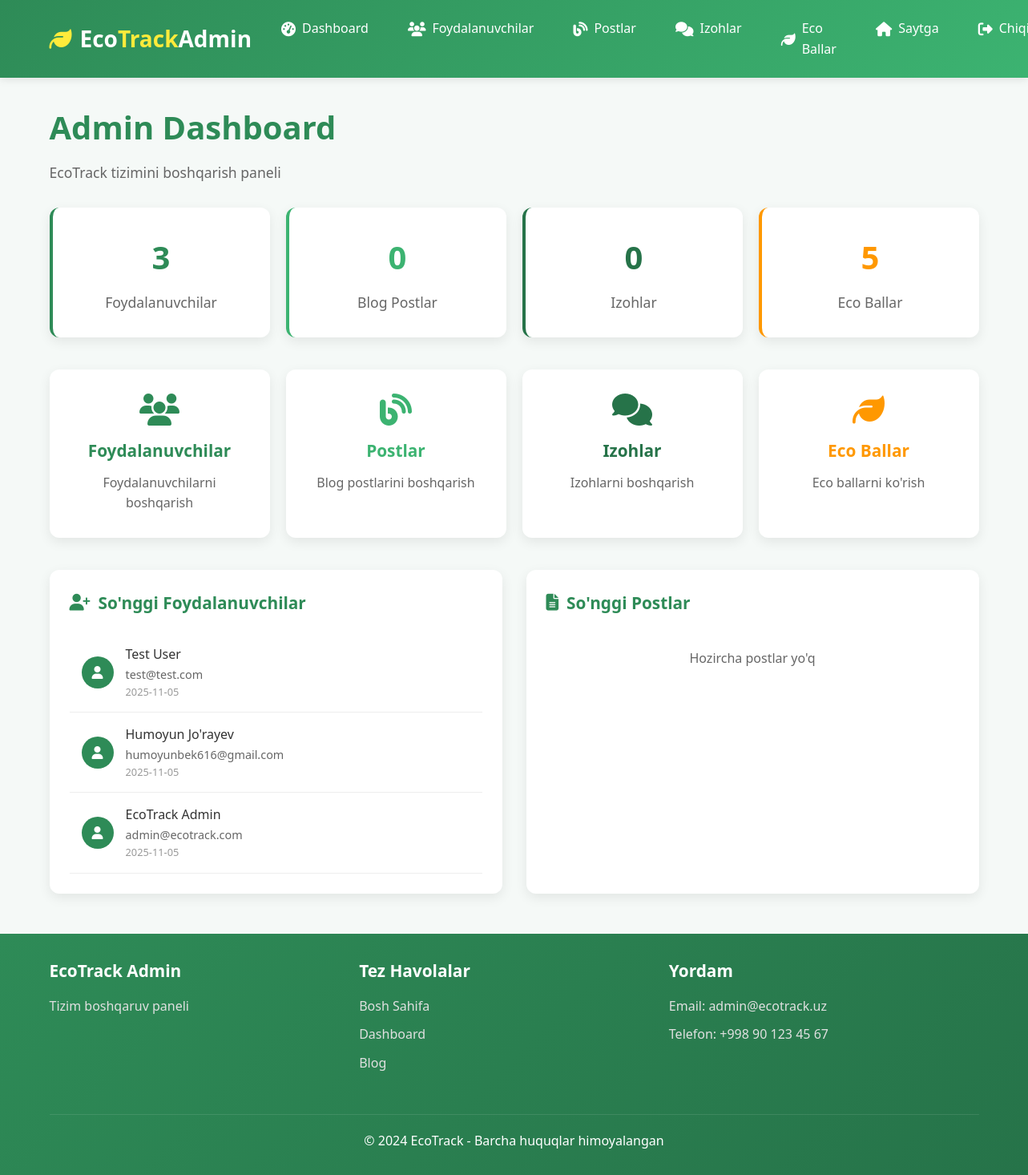
The page /admin (signed in) on the database its author committed.
### app.py (models this page shows, shortened)
class User(UserMixin, db.Model):
    id = db.Column(db.Integer, primary_key=True)
    name = db.Column(db.String(100), nullable=False)
    email = db.Column(db.String(100), unique=True, nullable=False)
    password_hash = db.Column(db.String(200), nullable=False)
    created_at = db.Column(db.DateTime, default=datetime.utcnow)
    is_admin = db.Column(db.Boolean, default=False)

### app.py (the view)
@app.route('/admin')
@login_required
def admin_dashboard():
    if not current_user.is_admin:
        flash('Sizda admin huquqi yo\'q', 'error')
        return redirect(url_for('index'))
    try:
        total_users = User.query.count()
        total_posts = BlogPost.query.count()
        total_comments = PostComment.query.count()
        total_eco_points = EcoPoint.query.count()
        stats = {
            'total_users': total_users,
            'total_posts': total_posts,
            'total_comments': total_comments,
            'total_eco_points': total_eco_points
        }
        recent_users = User.query.order_by(User.created_at.desc()).limit(5).all()
        recent_posts = BlogPost.query.order_by(BlogPost.created_at.desc()).limit(5).all()
        return render_template('admin_dashboard.html',
                             stats=stats,
                             recent_users=recent_users,
                             recent_posts=recent_posts)
    except Exception as e:
        print(f"Admin dashboard error: {str(e)}")
        flash('Admin panelini yuklashda xatolik', 'error')
        return redirect(url_for('index'))

### app.py (called while the page is built)
@login_manager.user_loader
def load_user(user_id):
    return User.query.get(int(user_id))

### templates/admin/admin_dashboard.html (shortened to what this page needs)
<!DOCTYPE html>
<html lang="uz">
<head>
    <link rel="stylesheet" href="https://cdnjs.cloudflare.com/ajax/libs/font-awesome/6.4.0/css/all.min.css">
</head>
<body>
    <header>
        <div class="container">
            <div class="header-content">
                <div class="logo">
                    <i class="fas fa-leaf"></i>
                    Eco<span>Track</span> Admin
                </div>
                <nav>
                    <ul>
                        <li><a href="/admin"><i class="fas fa-tachometer-alt"></i> Dashboard</a></li>
                        <li><a href="/admin/users"><i class="fas fa-users"></i> Foydalanuvchilar</a></li>
                        <li><a href="/admin/posts"><i class="fas fa-blog"></i> Postlar</a></li>
                        <li><a href="/admin/comments"><i class="fas fa-comments"></i> Izohlar</a></li>
                        <li><a href="/admin/eco-points"><i class="fas fa-leaf"></i> Eco Ballar</a></li>
                        <li><a href="/"><i class="fas fa-home"></i> Saytga</a></li>
                        <li><a href="/logout"><i class="fas fa-sign-out-alt"></i> Chiqish</a></li>
                    </ul>
                </nav>
            </div>
        </div>
    </header>
    <div class="container">
        <div class="admin-header">
            <h1>Admin Dashboard</h1>
            <p>EcoTrack tizimini boshqarish paneli</p>
        </div>
        <div class="stats-grid">
            <div class="stat-card">
                <div class="stat-number">{{ stats.total_users }}</div>
                <div class="stat-label">Foydalanuvchilar</div>
            </div>
            <div class="stat-card">
                <div class="stat-number">{{ stats.total_posts }}</div>
                <div class="stat-label">Blog Postlar</div>
            </div>
            <div class="stat-card">
                <div class="stat-number">{{ stats.total_comments }}</div>
                <div class="stat-label">Izohlar</div>
            </div>
            <div class="stat-card">
                <div class="stat-number">{{ stats.total_eco_points }}</div>
                <div class="stat-label">Eco Ballar</div>
            </div>
        </div>
        <div class="admin-nav">
            <a href="/admin/users" class="admin-nav-card">
                <i class="fas fa-users"></i>
                <h3>Foydalanuvchilar</h3>
                <p>Foydalanuvchilarni boshqarish</p>
            </a>
            <a href="/admin/posts" class="admin-nav-card">
                <i class="fas fa-blog"></i>
                <h3>Postlar</h3>
                <p>Blog postlarini boshqarish</p>
            </a>
            <a href="/admin/comments" class="admin-nav-card">
                <i class="fas fa-comments"></i>
                <h3>Izohlar</h3>
                <p>Izohlarni boshqarish</p>
            </a>
            <a href="/admin/eco-points" class="admin-nav-card">
                <i class="fas fa-leaf"></i>
                <h3>Eco Ballar</h3>
                <p>Eco ballarni ko'rish</p>
            </a>
        </div>
        <div class="recent-activity">
            <div class="recent-section">
                <h3><i class="fas fa-user-plus"></i> So'nggi Foydalanuvchilar</h3>
                {% if recent_users %}
                    {% for user in recent_users %}
                    <div class="user-item">
                        <div class="user-avatar">
                            <i class="fas fa-user"></i>
                        </div>
                        <div class="user-info">
                            <div>{{ user.name }}</div>
                            <div class="user-email">{{ user.email }}</div>
                            <div class="user-date">{{ user.created_at.strftime('%Y-%m-%d') }}</div>
                        </div>
                    </div>
                    {% endfor %}
                {% else %}
                    <div class="no-data">Hozircha foydalanuvchilar yo'q</div>
                {% endif %}
            </div>
            <div class="recent-section">
                <h3><i class="fas fa-file-alt"></i> So'nggi Postlar</h3>
                {% if recent_posts %}
                    {% for post in recent_posts %}
                    <div class="post-item">
                        <div>
                            <div class="post-title">{{ post.title }}</div>
                            <div class="post-content">{{ post.content[:100] }}...</div>
                            <div class="post-date">{{ post.created_at.strftime('%Y-%m-%d') }}</div>
                        </div>
                    </div>
                    {% endfor %}
                {% else %}
                    <div class="no-data">Hozircha postlar yo'q</div>
                {% endif %}
            </div>
        </div>
    </div>
    <footer>
        <div class="container">
            <div class="footer-content">
                <div class="footer-section">
                    <h3>EcoTrack Admin</h3>
                    <p>Tizim boshqaruv paneli</p>
                </div>
                <div class="footer-section">
                    <h3>Tez Havolalar</h3>
                    <a href="/">Bosh Sahifa</a>
                    <a href="/dashboard">Dashboard</a>
                    <a href="/blog">Blog</a>
                </div>
                <div class="footer-section">
                    <h3>Yordam</h3>
                    <p>Email: admin@ecotrack.uz</p>
                    <p>Telefon: +998 90 123 45 67</p>
                </div>
            </div>
            <div class="copyright">
                <p>&copy; 2024 EcoTrack - Barcha huquqlar himoyalangan</p>
            </div>
        </div>
    </footer>
</body>
</html>

### templates/admin/admin_dashboard.html (style rules this page uses)
* { margin: 0; padding: 0; box-sizing: border-box; font-family: 'Segoe UI', Tahoma, Geneva, Verdana, sans-serif; }
body { background-color: #f5f9f7; color: #333; line-height: 1.6; }
.container { max-width: 1200px; margin: 0 auto; padding: 0 20px; }
header { background: linear-gradient(135deg, #2e8b57, #3cb371); color: white; padding: 15px 0; box-shadow: 0 2px 10px rgba(0, 0, 0, 0.1); }
.header-content { display: flex; justify-content: space-between; align-items: center; }
.logo { font-size: 28px; font-weight: bold; display: flex; align-items: center; }
.logo i { margin-right: 10px; color: #ffeb3b; }
.logo span { color: #ffeb3b; }
nav ul { display: flex; list-style: none; }
nav ul li { margin-left: 25px; }
nav ul li a { color: white; text-decoration: none; font-weight: 500; transition: color 0.3s; display: flex; align-items: center; padding: 8px 12px; border-radius: 5px; }
nav ul li a i { margin-right: 8px; font-size: 18px; }
.admin-header { margin: 30px 0; }
.admin-header h1 { color: #2e8b57; margin-bottom: 10px; font-size: 2.5rem; }
.admin-header p { color: #666; font-size: 1.1rem; }
.stats-grid { display: grid; grid-template-columns: repeat(auto-fit, minmax(250px, 1fr)); gap: 20px; margin-bottom: 40px; }
.stat-card { background: white; padding: 30px; border-radius: 12px; box-shadow: 0 5px 15px rgba(0, 0, 0, 0.08); text-align: center; border-left: 4px solid #2e8b57; }
.stat-card:nth-child(2) { border-left-color: #3cb371; }
.stat-card:nth-child(3) { border-left-color: #267349; }
.stat-card:nth-child(4) { border-left-color: #ff9800; }
.stat-number { font-size: 2.5rem; color: #2e8b57; font-weight: bold; margin-bottom: 10px; }
.stat-card:nth-child(2) .stat-number { color: #3cb371; }
.stat-card:nth-child(3) .stat-number { color: #267349; }
.stat-card:nth-child(4) .stat-number { color: #ff9800; }
.stat-label { color: #666; font-size: 1.1rem; }
.admin-nav { display: grid; grid-template-columns: repeat(auto-fit, minmax(200px, 1fr)); gap: 20px; margin-bottom: 40px; }
.admin-nav-card { background: white; padding: 30px; border-radius: 12px; box-shadow: 0 5px 15px rgba(0, 0, 0, 0.08); text-decoration: none; color: inherit; text-align: center; transition: all 0.3s ease; }
.admin-nav-card i { font-size: 2.5rem; color: #2e8b57; margin-bottom: 15px; }
.admin-nav-card:nth-child(2) i { color: #3cb371; }
.admin-nav-card:nth-child(3) i { color: #267349; }
.admin-nav-card:nth-child(4) i { color: #ff9800; }
.admin-nav-card h3 { color: #2e8b57; margin-bottom: 10px; font-size: 1.3rem; }
.admin-nav-card:nth-child(2) h3 { color: #3cb371; }
.admin-nav-card:nth-child(3) h3 { color: #267349; }
.admin-nav-card:nth-child(4) h3 { color: #ff9800; }
.admin-nav-card p { color: #666; }
.recent-activity { display: grid; grid-template-columns: 1fr 1fr; gap: 30px; }
.recent-section { background: white; padding: 25px; border-radius: 12px; box-shadow: 0 5px 15px rgba(0, 0, 0, 0.08); }
.recent-section h3 { color: #2e8b57; margin-bottom: 20px; display: flex; align-items: center; font-size: 1.3rem; }
.recent-section h3 i { margin-right: 10px; }
.user-item, .post-item { padding: 15px; border-bottom: 1px solid #eee; display: flex; align-items: center; }
.user-avatar { width: 40px; height: 40px; background: #2e8b57; border-radius: 50%; display: flex; align-items: center; justify-content: center; color: white; margin-right: 15px; }
.user-info div:first-child { font-weight: 500; }
.user-email { color: #666; font-size: 0.9rem; }
.user-date { color: #999; font-size: 0.8rem; }
.no-data { color: #666; text-align: center; padding: 20px; }
footer { background: linear-gradient(135deg, #2e8b57, #267349); color: white; padding: 30px 0; margin-top: 50px; }
.footer-content { display: flex; justify-content: space-between; flex-wrap: wrap; }
.footer-section { flex: 1; min-width: 250px; margin-bottom: 20px; }
.footer-section h3 { margin-bottom: 15px; font-size: 1.3rem; }
.footer-section p, .footer-section a { color: #e0e0e0; margin-bottom: 10px; display: block; text-decoration: none; }
.copyright { margin-top: 20px; padding-top: 20px; border-top: 1px solid rgba(255, 255, 255, 0.1); text-align: center; }

### rows shown on the page
User: name "Test User", email "test@test.com", created_at "2025-11-05"
User: name "Humoyun Jo'rayev", email "humoyunbek616@gmail.com", created_at "2025-11-05"
User: name "EcoTrack Admin", email "admin@ecotrack.com", created_at "2025-11-05"

### other values the page prints
{{ stats.total_users }} "3"
{{ stats.total_posts }} "0"
{{ stats.total_comments }} "0"
{{ stats.total_eco_points }} "5"
